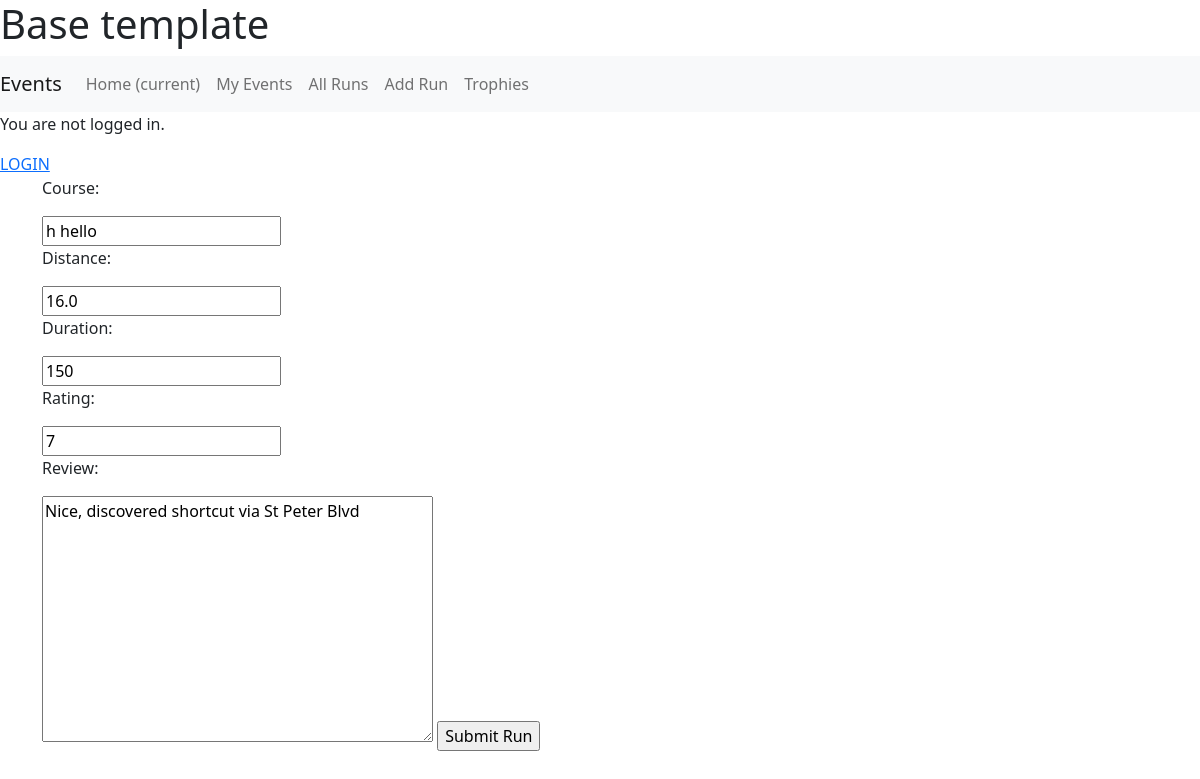
Before: /runs_app/update_run/3/ with the older database file.
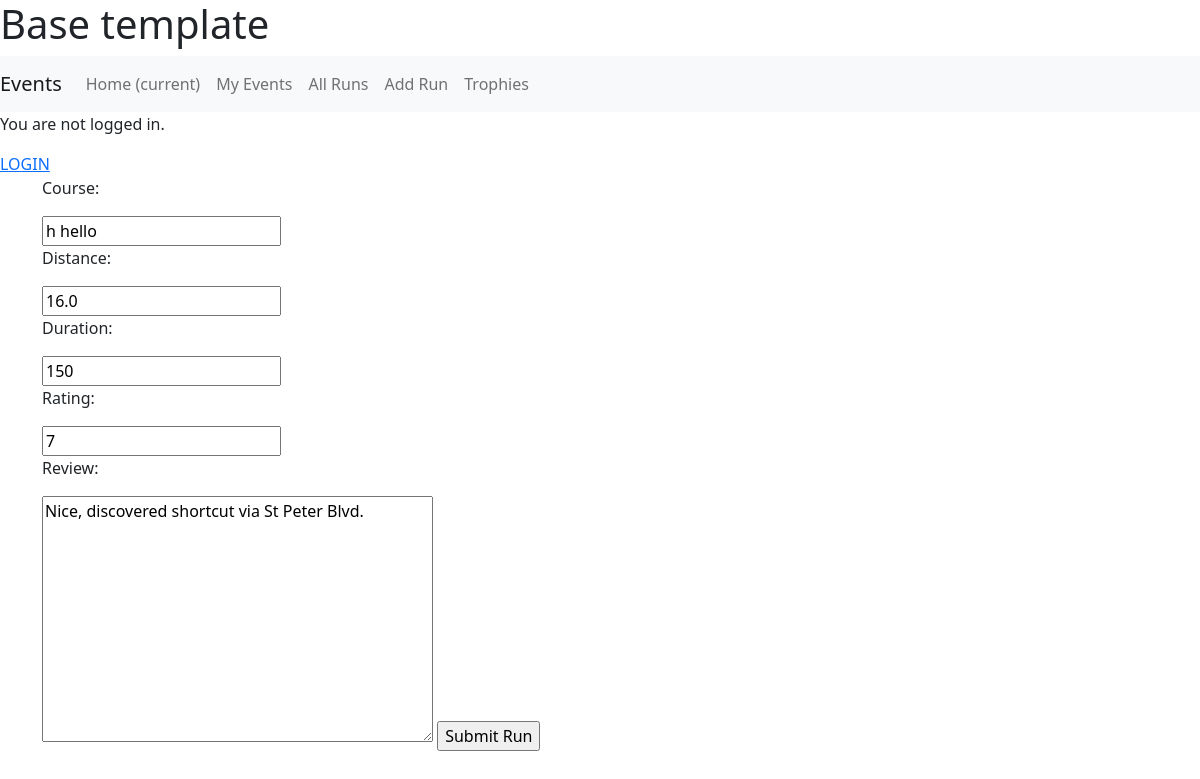
After: the same page with the newer database file.
### runs_app/models.py (models this page shows, shortened)
class Run(models.Model):
    course = models.CharField(max_length=80)
    distance = models.FloatField(validators=[MinValueValidator(0), MaxValueValidator(500)])
    duration = models.IntegerField(validators=[MinValueValidator(1)])
    rating = models.IntegerField(validators=[MinValueValidator(0), MaxValueValidator(10)])
    review = models.TextField()
    runner = models.ForeignKey(User, on_delete=models.CASCADE)

### runs_app/views.py (the view)
# urls.py: path('update_run/<int:pk>/', RunUpdateView.as_view(), name='update_run'),
class RunUpdateView(UpdateView):
    model = Run
    fields = ['course', 'distance', 'duration', 'rating', 'review']
    success_url = reverse_lazy('runs_app:list_runs')

### runs_app/templates/runs_app/run_form.html (shortened to what this page needs)
{% extends "base.html" %}
{% block content %}
<div class="container">
    <form method="POST">
        {% for field in form %}
            <div class="mb-3">
                {{field.label_tag}}
            </div>
            {{field}}
        {% endfor %}
        <input type="submit" value="Submit Run" />
    </form>
</div>
{% endblock content %}

Changed rows visible on the page:
changed Run "h hello": review "Nice, discovered shortcut via St Peter Blvd" → "Nice, discovered shortcut via St Peter Blvd."
